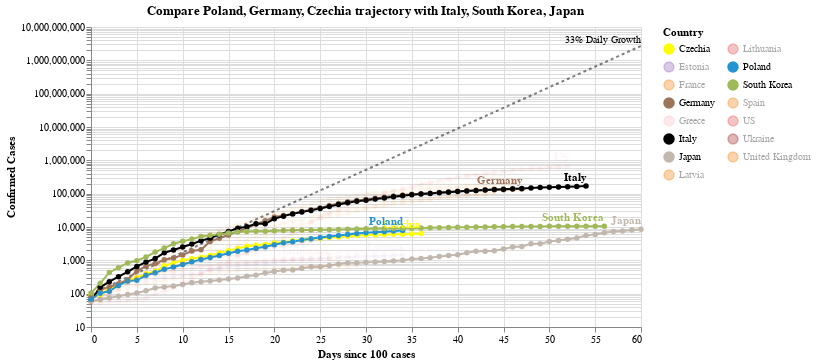

Notebook cell for this chart:
### Code cell
#hide_input
chart2 = make_since_chart(['Poland', 'Germany', 'Czechia'])
chart2

### Figure 1 — Vega-Lite specification as saved in the notebook (floating-point values rounded to 4 significant figures; data arrays with more than 128 entries replaced by an {"elided": "..."} marker saying what was removed)
{"config": {"view": {"continuousWidth": 400, "continuousHeight": 300}}, "layer": [{"mark": {"type": "line", "color": "black", "opacity": 0.5, "strokeDash": [3, 3]}, "encoding": {"x": {"type": "quantitative", "field": "Days since 100 cases"}, "y": {"type": "quantitative", "field": "Confirmed Cases"}}}, {"mark": {"type": "text", "align": "right", "dy": -6, "fontSize": 10, "text": "33% Daily Growth"}, "encoding": {"x": {"type": "quantitative", "field": "Days since 100 cases"}, "y": {"type": "quantitative", "field": "Confirmed Cases"}}, "transform": [{"filter": "(datum['Days since 100 cases'] >= 60)"}]}, {"data": {"name": "data-73036f777bb94661358b93d81920da4e"}, "mark": {"type": "line", "point": true}, "encoding": {"color": {"type": "nominal", "field": "Country", "legend": {"columns": 2}, "scale": {"domain": ["Czechia", "Estonia", "France", "Germany", "Greece", "Italy", "Japan", "Latvia", "Lithuania", "Poland", "South Korea", "Spain", "US", "Ukraine", "United Kingdom"], "range": ["yellow", "#9467bd", "#F58518", "#9D755D", "pink", "black", "#C1B7AD", "#F58518", "#E45756", "#2495D3", "#A1BA59", "#F58518", "#E45756", "brown", "#F58518"]}}, "opacity": {"condition": {"value": 1, "selection": "selector002"}, "value": 0.05}, "tooltip": [{"type": "nominal", "field": "Country"}, {"type": "temporal", "field": "Date"}, {"type": "quantitative", "field": "Confirmed Cases"}, {"type": "quantitative", "field": "Days since 100 cases"}], "x": {"type": "quantitative", "field": "Days since 100 cases"}, "y": {"type": "quantitative", "field": "Confirmed Cases", "scale": {"type": "log"}}}, "selection": {"selector002": {"type": "multi", "fields": ["Country"], "bind": "legend", "init": [{"Country": "Poland"}, {"Country": "Germany"}, {"Country": "Czechia"}, {"Country": "Italy"}, {"Country": "South Korea"}, {"Country": "Japan"}]}}, "width": 550}, {"data": {"name": "data-73036f777bb94661358b93d81920da4e"}, "mark": {"type": "text", "align": "right", "dy": -8, "fontWeight": "bold"}, "encoding": {"color": {"type": "nominal", "field": "Country", "legend": {"columns": 2}, "scale": {"domain": ["Czechia", "Estonia", "France", "Germany", "Greece", "Italy", "Japan", "Latvia", "Lithuania", "Poland", "South Korea", "Spain", "US", "Ukraine", "United Kingdom"], "range": ["yellow", "#9467bd", "#F58518", "#9D755D", "pink", "black", "#C1B7AD", "#F58518", "#E45756", "#2495D3", "#A1BA59", "#F58518", "#E45756", "brown", "#F58518"]}}, "opacity": {"condition": {"value": 1, "selection": "selector002"}, "value": 0.05}, "text": {"type": "nominal", "field": "Country"}, "tooltip": [{"type": "nominal", "field": "Country"}, {"type": "temporal", "field": "Date"}, {"type": "quantitative", "field": "Confirmed Cases"}, {"type": "quantitative", "field": "Days since 100 cases"}], "x": {"type": "quantitative", "field": "Days since 100 cases"}, "y": {"type": "quantitative", "field": "Confirmed Cases", "scale": {"type": "log"}}}, "transform": [{"filter": "(datum['Date'] >= 1586995200000)"}], "width": 550}], "data": {"name": "data-9076f16e0009c2bfd9265aeefbe52db3"}, "title": "Compare Poland, Germany, Czechia trajectory with Italy, South Korea, Japan", "$schema": "https://vega.github.io/schema/vega-lite/v4.0.2.json", "datasets": {"data-9076f16e0009c2bfd9265aeefbe52db3": [{"Days since 100 cases": 0, "Confirmed Cases": 100.0}, {"Days since 100 cases": 1, "Confirmed Cases": 133.0}, {"Days since 100 cases": 2, "Confirmed Cases": 176.9}, {"Days since 100 cases": 3, "Confirmed Cases": 235.3}, {"Days since 100 cases": 4, "Confirmed Cases": 312.9}, {"Days since 100 cases": 5, "Confirmed Cases": 416.2}, {"Days since 100 cases": 6, "Confirmed Cases": 553.5}, {"Days since 100 cases": 7, "Confirmed Cases": 736.1}, {"Days since 100 cases": 8, "Confirmed Cases": 979.1}, {"Days since 100 cases": 9, "Confirmed Cases": 1302.0}, {"Days since 100 cases": 10, "Confirmed Cases": 1732.0}, {"Days since 100 cases": 11, "Confirmed Cases": 2303.0}, {"Days since 100 cases": 12, "Confirmed Cases": 3064.0}, {"Days since 100 cases": 13, "Confirmed Cases": 4074.0}, {"Days since 100 cases": 14, "Confirmed Cases": 5419.0}, {"Days since 100 cases": 15, "Confirmed Cases": 7207.0}, {"Days since 100 cases": 16, "Confirmed Cases": 9586.0}, {"Days since 100 cases": 17, "Confirmed Cases": 12750.0}, {"Days since 100 cases": 18, "Confirmed Cases": 16960.0}, {"Days since 100 cases": 19, "Confirmed Cases": 22550.0}, {"Days since 100 cases": 20, "Confirmed Cases": 29990.0}, {"Days since 100 cases": 21, "Confirmed Cases": 39890.0}, {"Days since 100 cases": 22, "Confirmed Cases": 53060.0}, {"Days since 100 cases": 23, "Confirmed Cases": 70560.0}, {"Days since 100 cases": 24, "Confirmed Cases": 93850.0}, {"Days since 100 cases": 25, "Confirmed Cases": 124800.0}, {"Days since 100 cases": 26, "Confirmed Cases": 166000.0}, {"Days since 100 cases": 27, "Confirmed Cases": 220800.0}, {"Days since 100 cases": 28, "Confirmed Cases": 293700.0}, {"Days since 100 cases": 29, "Confirmed Cases": 390600.0}, {"Days since 100 cases": 30, "Confirmed Cases": 519500.0}, {"Days since 100 cases": 31, "Confirmed Cases": 690900.0}, {"Days since 100 cases": 32, "Confirmed Cases": 918900.0}, {"Days since 100 cases": 33, "Confirmed Cases": 1222000.0}, {"Days since 100 cases": 34, "Confirmed Cases": 1625000.0}, {"Days since 100 cases": 35, "Confirmed Cases": 2162000.0}, {"Days since 100 cases": 36, "Confirmed Cases": 2875000.0}, {"Days since 100 cases": 37, "Confirmed Cases": 3824000.0}, {"Days since 100 cases": 38, "Confirmed Cases": 5086000.0}, {"Days since 100 cases": 39, "Confirmed Cases": 6764000.0}, {"Days since 100 cases": 40, "Confirmed Cases": 8996000.0}, {"Days since 100 cases": 41, "Confirmed Cases": 11970000.0}, {"Days since 100 cases": 42, "Confirmed Cases": 15910000.0}, {"Days since 100 cases": 43, "Confirmed Cases": 21170000.0}, {"Days since 100 cases": 44, "Confirmed Cases": 28150000.0}, {"Days since 100 cases": 45, "Confirmed Cases": 37440000.0}, {"Days since 100 cases": 46, "Confirmed Cases": 49790000.0}, {"Days since 100 cases": 47, "Confirmed Cases": 66230000.0}, {"Days since 100 cases": 48, "Confirmed Cases": 88080000.0}, {"Days since 100 cases": 49, "Confirmed Cases": 117100000.0}, {"Days since 100 cases": 50, "Confirmed Cases": 155800000.0}, {"Days since 100 cases": 51, "Confirmed Cases": 207200000.0}, {"Days since 100 cases": 52, "Confirmed Cases": 275600000.0}, {"Days since 100 cases": 53, "Confirmed Cases": 366600000.0}, {"Days since 100 cases": 54, "Confirmed Cases": 487500000.0}, {"Days since 100 cases": 55, "Confirmed Cases": 648400000.0}, {"Days since 100 cases": 56, "Confirmed Cases": 862400000.0}, {"Days since 100 cases": 57, "Confirmed Cases": 1147000000.0}, {"Days since 100 cases": 58, "Confirmed Cases": 1525000000.0}, {"Days since 100 cases": 59, "Confirmed Cases": 2029000000.0}, {"Days since 100 cases": 60, "Confirmed Cases": 2698000000.0}], "data-73036f777bb94661358b93d81920da4e": {"elided": "645 records"}}}
